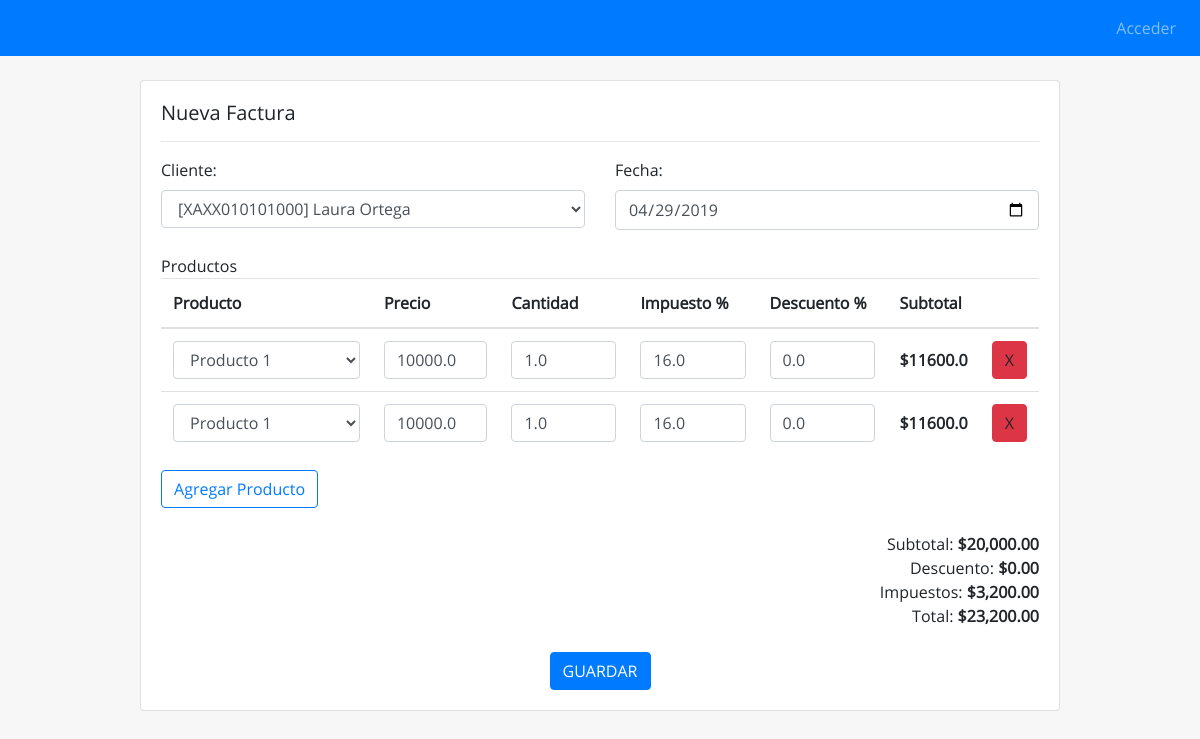
The page /factura/20/ on the database its author committed.
### main/models.py (models this page shows, shortened)
class Factura(models.Model):
    folio = models.CharField(max_length=255)
    fecha = models.DateField()
    cliente = models.ForeignKey(Cliente, on_delete=models.CASCADE)
    total = models.FloatField()

class Cliente(models.Model):
    nombre = models.CharField(max_length=255)
    rfc = models.CharField(max_length=255)

class LineaFactura(models.Model):
    producto = models.ForeignKey(Producto, on_delete=models.CASCADE)
    cantidad = models.FloatField()
    preciounitario = models.FloatField()
    descuento = models.FloatField()
    impuesto = models.FloatField()
    subtotal = models.FloatField()
    factura = models.ForeignKey(Factura, on_delete=models.CASCADE)

class Producto(models.Model):
    nombre = models.CharField(max_length=255)
    clave = models.CharField(max_length=255)
    precio = models.FloatField()

### main/views.py (the view)
# urls.py: path('factura/<int:id>/', views.factura_editar, name="factura_editar"),
def factura_editar(request, id):
    if request.method == "POST":
        factura = get_object_or_404(Factura, pk=id)
        data = json.loads(request.POST["data"])
        print(data)
        if "cliente" in data and "fecha" in data:
            cliente_id = data["cliente"]
            cliente = get_object_or_404(Cliente, pk=cliente_id)
            factura.cliente = cliente
            factura.fecha = data["fecha"]
            factura.save()
            lineas_ant = LineaFactura.objects.filter(factura=factura)
            lineas_ant.delete()
            if factura:
                lineas = data["lineas"]
                total = 0
                for linea in lineas:
                    producto_id = linea["producto"]
                    producto = get_object_or_404(Producto, pk=producto_id)
                    linea_nueva = LineaFactura(producto=producto, cantidad=linea["cantidad"], preciounitario=linea["precio"], impuesto=linea["impuesto"], descuento=linea["descuento"], subtotal=0, factura=factura)
                    if linea_nueva:
                        total += _actualizar_subtotal(linea_nueva)
                    print(linea)
                factura.total = total
                factura.save()
                return JsonResponse({"success" : True, "id" : factura.id})
        return JsonResponse({"success" : False})
    else:
        factura = get_object_or_404(Factura, pk=id)
        factura.lineas = LineaFactura.objects.filter(factura=factura)
        clientes = Cliente.objects.all()
        clientes_data = []
        for c in clientes:
            clientes_data.append({
                "id" : c.id,
                "nombre" : c.nombre,
                "rfc" : c.rfc
            })
        productos = Producto.objects.all()
        productos_data = []
        for p in productos:
            productos_data.append({
                "id" : p.id,
                "nombre" : p.nombre,
                "clave" : p.clave,
                "precio" : p.precio
            })
        data = {
            "clientes" : clientes_data,
            "productos" : productos_data,
            "fecha" : factura.fecha.strftime("%Y-%m-%d"),
            "factura" : factura
        }
        return render(request, "main/factura_editar.html", data)

### main/templates/main/factura_editar.html (shortened to what this page needs)
{% extends 'main/__base.html' %}
{% load static %}
{% block content %}
<div class="container">
  <br>
  <div class="row">
    <div class="col-10 offset-1">
      <div class="card">
        <div class="card-body">
          <div class="card-title">
            <h5>Nueva Factura</h5>
            <hr>
          </div>
          <div class="card-text">
            <form id="factura" action="" method="post">
              <div class="row">
                <div class="col-6">
                  <label for="id_cliente">Cliente:</label>
                  <select name="cliente" id="id_cliente">
                    {% for c in clientes %}
                        {% if c.id == factura.cliente.id %}
                            <option value="{{c.id}}" selected>[{{c.rfc}}] {{c.nombre}}</option>
                        {% else %}
                            <option value="{{c.id}}">[{{c.rfc}}] {{c.nombre}}</option>
                        {% endif %}
                    {% endfor %}
                  </select>
                </div>
                <div class="col-6">
                   <label for="id_fecha">Fecha:</label>
                  <input type="date" name="fecha" id="id_fecha" value="{{fecha}}">
                </div>
              </div>
              <br>
              <div class="row">
                <div class="col">
                  Productos
                  <table id="tabla_productos" class="table">
                     <thead>
                       <tr>
                         <th style="width:25%">Producto</th>
                         <th style="width:15%;">Precio</th>
                         <th style="width:15%;">Cantidad</th>
                         <th style="width:15%;">Impuesto %</th>
                         <th style="width:15%;">Descuento %</th>
                         <th style="width:10%;">Subtotal</th>
                         <th style="width:5%;"></th>
                        </tr>
                     </thead>
                     <tbody>
                        {% for linea in factura.lineas %}
                            <tr>
                                <td>
                                    <select name="" id="" class="producto form-control">
                                        {% for p in productos %}
                                        {% if p.id == linea.producto.id %}
                                            <option value="{{p.id}}" selected>{{p.nombre}}</option>
                                        {% else %}
                                        <option value="p.id">{{p.nombre}}</option>
                                        {% endif %}
                                        {% endfor %}
                                    </select>
                                </td>
                                <td>
                                    <input type="number" min="0" step=".01" value="{{linea.preciounitario}}" class="precio form-control">
                                </td>
                                <td>
                                    <input type="number" min="0" value="{{linea.cantidad}}" class="cantidad form-control">
                                </td>
                                <td>
                                    <input type="number" min="0" max="100" value="{{linea.impuesto}}" class="impuesto form-control">
                                </td>
                                <td>
                                    <input type="number" min="0" max="100" value="{{linea.descuento}}" class="descuento form-control">
                                </td>
                                <td>
                                    <strong class="subtotal">${{linea.subtotal}}</strong>
                                </td>
                                <td>
                                    <a class="quitar btn btn-danger">X</a>
                                </td>
                            </tr>
                        {% endfor %}
                     </tbody>
                  </table>
                  <a href="#" id="add_producto" class="btn btn-outline-primary">Agregar Producto</a>
                </div>
              </div>
              <br>
              <div class="row">
                <div id="totales" class="col-4 offset-8 text-right">
                  <div class="row">
                    <div class="col">
                      Subtotal: <strong class="subtotal">$0.00</strong>
                    </div>
                  </div>
                  <div class="row">
                    <div class="col">
                      Descuento: <strong class="descuento">$0.00</strong>
                    </div>
                  </div>
                  <div class="row">
                    <div class="col">
                      Impuestos: <strong class="impuesto">$0.00</strong>
                    </div>
                  </div>
                  <div class="row">
                    <div class="col">
                      Total: <strong class="total">$0.00</strong>
                    </div>
                  </div>
                </div>
              </div>
              <br>
              <div class="row">
                <div class="col text-center">
                  <button id="guardar_factura" type="submit" class="btn btn-primary">GUARDAR</button>
                </div>
              </div>
            </form>
          </div>
        </div>
      </div>
    </div>
  </div>
</div>
{% endblock %}

### static/css/index.css (style rules this page uses)
html, body { font-family: "Open-Sans"; background-color: #f7f7f7 }

### rows shown on the page
Factura: cliente "[XAXX010101000] Laura Ortega"
LineaFactura: producto.nombre "Producto 1", preciounitario "10000.0", cantidad "1.0", impuesto "16.0", descuento "0.0", subtotal "11600.0"
LineaFactura: producto.nombre "Producto 1", preciounitario "10000.0", cantidad "1.0", impuesto "16.0", descuento "0.0", subtotal "11600.0"
